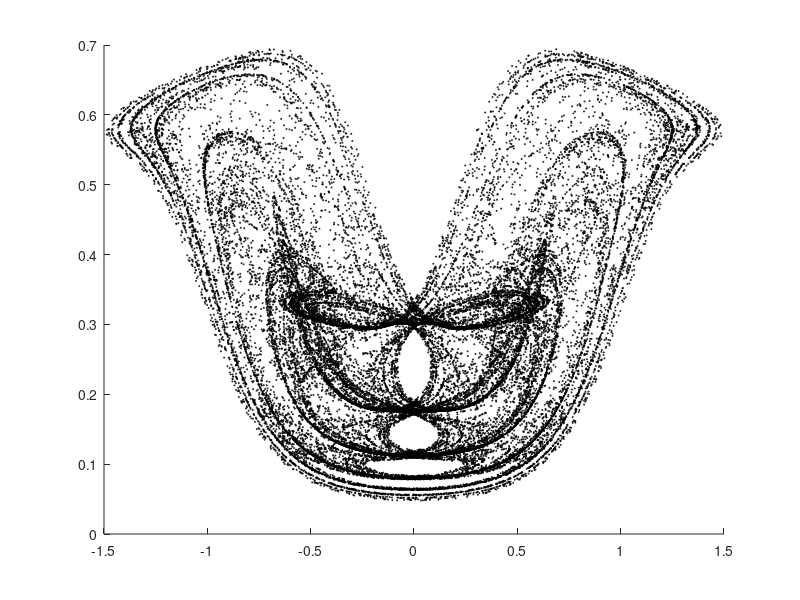

Source code (MATLAB): (Note: this script raises an error after producing the figure.)
%% Homoclinic Cobweb
% This script calculates the unstable manifold for a cobweb model with 
% heterogenous expectations as described by Hommes (2013, Ch. 5) which 
% for specific parameter values demonstrates a homoclinic bifurcation
% (Written by Kian Abbas Nejad)

%% Housekeeping
clearvars
clc
close all

tmax=40000;
trans = 5000; %number of transient iterations
p = zeros(1,tmax); % price
u1 = zeros(1,tmax); %Utility of type 1
u2 = zeros(1,tmax); % utility of type 2
n1 = zeros(1,tmax); %fraction of type 1
n2 = zeros(1,tmax); % fraction of type 2
h1 = zeros(1,tmax); % expectation of type 2
h2 = zeros(1,tmax); % expectation of type 2

% Parameters
beta = 3;
delta = 0.5; % strategy updating parameter
beta1 = -0.85; %forecasting rule for contrarian
c1 = 1; 
c2 = 0;
a = 0;
d = 0.5;
s = 1.35;

%Initial Conditions -- need 3 boundary conditions
p(1)=2;
n1(1)=0.5;
n2(1)=0.5;
pstar = a/(d+s); % RE price

% Formulae 
fu1= @(T,P,H1) s*P(T)*H1(T)-(s/2)*(H1(T)).^2-c1; 
fu2= @(T,P,H2) s*P(T)*H2(T)-(s/2)*(H2(T)).^2-c2; 
fn1 = @(T,U1,U2,Beta,N1) (1-delta)*exp(Beta*U1(T))/(exp(Beta*U1(T))+exp(Beta*U2(T)))+delta* N1(T-1);
fn2 = @(T,U1,U2,Beta,N2) (1-delta)*exp(Beta*U2(T))/(exp(Beta*U1(T))+exp(Beta*U2(T)))+delta* N2(T-1);
fp = @(T,N1,N2,H1,H2) (a-N1(T-1)*s*H1(T)-N2(T-1)*s*H2(T))./d;

% specific types
fh1 = @(P,T) pstar + beta1*(P(T-1)-pstar);
fh2 = @(P,T) P(T-1); 


% ODE System Starts at period 2
for i=2:tmax
    h1(i)= fh1(p,i);
    h2(i)= fh2(p,i);
    p(i) = fp(i,n1,n2,h1,h2);
    u1(i) = fu1(i,p,h1);
    u2(i) = fu2(i,p,h2);
    n1(i) = fn1(i,u1,u2,beta,n1);
    n2(i) = fn2(i,u1,u2,beta,n2);
end

%Attractor
fig1=figure(1);
x = p - pstar;
scatter(x(trans:end),n1(trans:end),0.7,'k')
fig1.Name='Attractor';
title('strange attractor for $\beta=3$','FontSize',14,'interpreter','latex');
ylabel('$n_{1,t}$','FontSize',16,'interpreter','latex');
xlabel('$x_t$','FontSize',16,'interpreter','latex');


%% Unstable Manifold

tmax = 10; % number of iterations
tmax = tmax+1;
len = 10000; %length of initial vector
dx = 0.001; % perturbation size

 p = zeros(1,tmax); 
 u1 = zeros(1,tmax); 
 u2 = zeros(1,tmax); 
 n1 = zeros(1,tmax); 
 n2 = zeros(1,tmax); 
 h1 = zeros(1,tmax); 
 h2 = zeros(1,tmax); 

% steady state
n1ss = (tanh(-beta*c1/2)+1)/2;

%Initial vector
pvec = zeros(len,tmax);
n1vec = zeros(len,tmax);
pvec(:,1) = linspace(pstar+dx,pstar-dx,len);
n1vec(:,1)= linspace(n1ss,n1ss,len);

% ODE System 
for k=1:len
    p(1)=pvec(k,1);
    n1(1)=n1vec(k,1);
    n2(1)=1-n2(1);
    for i=2:tmax
        h1(i)= fh1(p,i);
        h2(i)= fh2(p,i);
        p(i) = fp(i,n1,n2,h1,h2);
        u1(i) = fu1(i,p,h1);
        u2(i) = fu2(i,p,h2);
        n1(i) = fn1(i,u1,u2,beta,n1);
        n2(i) = fn2(i,u1,u2,beta,n2);
    end
    pvec(k,:)=p;
    n1vec(k,:)=n1;
end

fig2=figure(2);
hold on
fig2.Name='Manifold';
title('$\beta=3$: transversal homoclinic self-intersections','FontSize',14,'interpreter','latex');
ylabel('$n_{1,t}$','FontSize',16,'interpreter','latex');
xlabel('$x_t$','FontSize',16,'interpreter','latex');
for i=1:tmax
    scatter(pvec(:,i),n1vec(:,i),1,'k')
end





